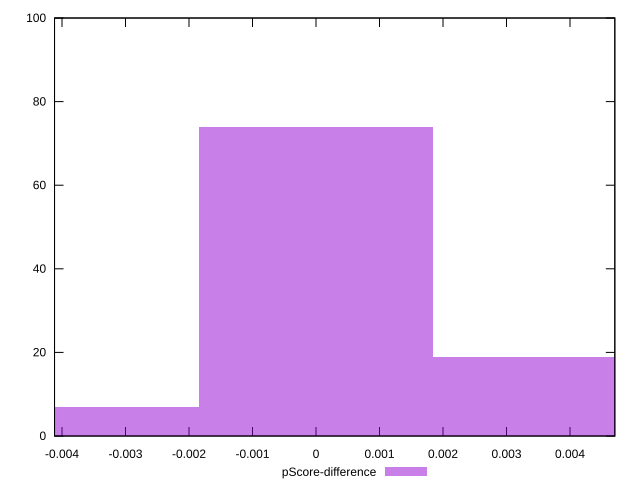

The script that saved this image:
reset

$pScoreDifference <<EOF
0.003677685368309928 19
0 74
-0.003677685368309928 7
EOF

set key outside below
set boxwidth 0.003677685368309928
set xrange [-0.004117647058823559:0.004705882352941115]
set yrange [0:100]
set trange [0:100]
set style fill transparent solid 0.5 noborder
set terminal svg size 640, 490 enhanced background rgb 'white'
set output "report_0_00242021-02-20T12:25:28.543Z/uses-text-compression/samples/pages+cached+noadtech/pScore-difference/histogram.svg"

plot $pScoreDifference title "pScore-difference" with boxes

reset
